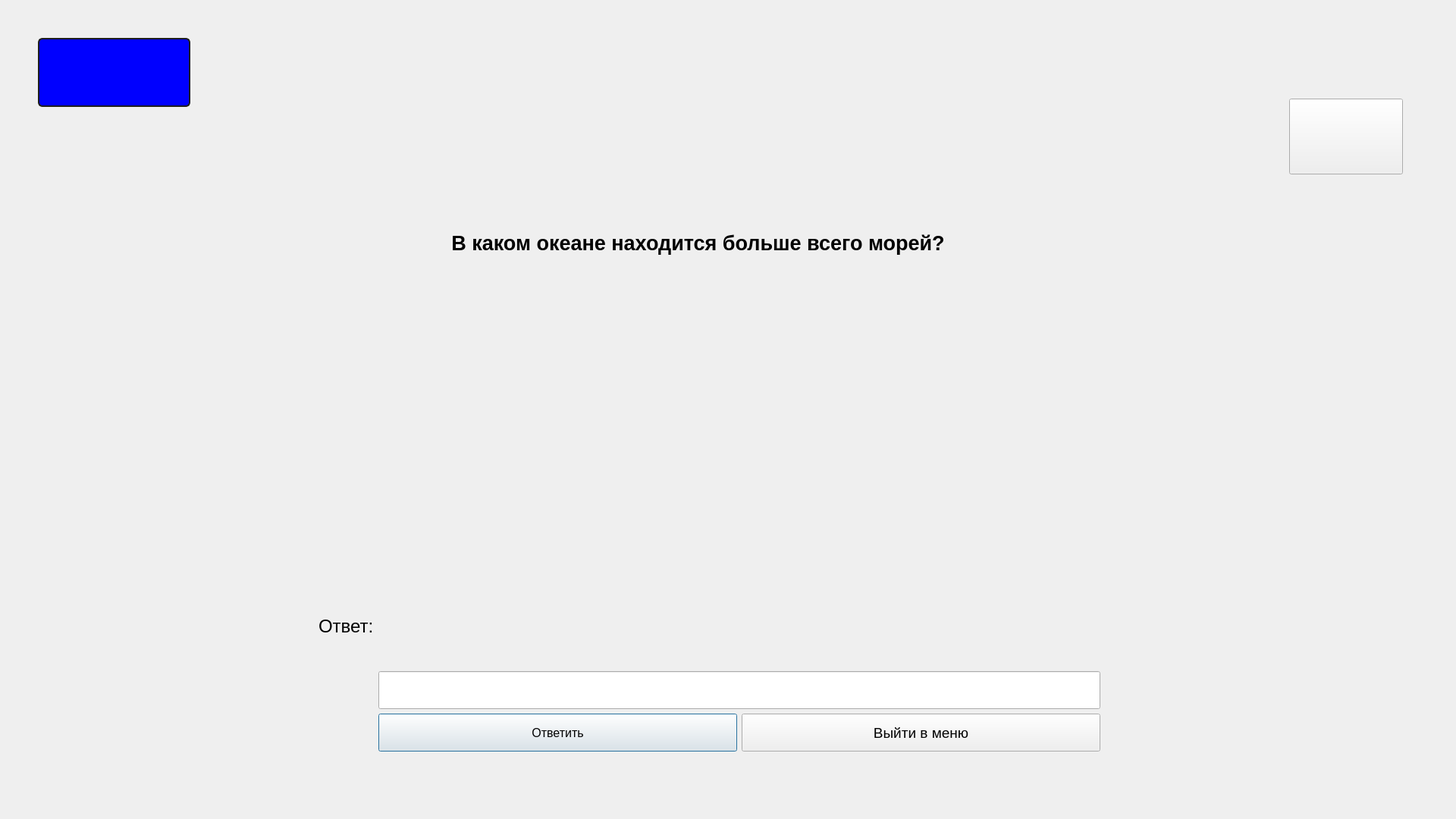
<?xml version="1.0" encoding="UTF-8"?>
<ui version="4.0">
 <class>window132</class>
 <widget class="QDialog" name="window132">
  <property name="geometry">
   <rect>
    <x>0</x>
    <y>0</y>
    <width>1920</width>
    <height>1080</height>
   </rect>
  </property>
  <property name="windowTitle">
   <string>Dialog</string>
  </property>
  <widget class="QLabel" name="label_score">
   <property name="geometry">
    <rect>
     <x>50</x>
     <y>50</y>
     <width>201</width>
     <height>91</height>
    </rect>
   </property>
   <property name="styleSheet">
    <string notr="true">QLabel
{
font-weight: bold;
    color: yellow;
    background-color: blue;
    border-width: 2px;
    border-color: #1e1e1e;
    border-style: solid;
    border-radius: 6;
    padding: 3px;
    font-size: 40px;
    padding-left: 5px;
    padding-right: 5px;
}

QPushButton:pressed
{
    background-color: QLinearGradient( x1: 0, y1: 0, x2: 0, y2: 1, stop: 0 #2d2d2d, stop: 0.1 #2b2b2b, stop: 0.5 #292929, stop: 0.9 #282828, stop: 1 #252525);
}

QPushButton:hover
{
    border: 2px solid QLinearGradient( x1: 0, y1: 0, x2: 0, y2: 1, stop: 0 #ffa02f, stop: 1 #d7801a);
}

QPushButton:focus {
    border-color: yellow;
   outline: none;
}</string>
   </property>
   <property name="text">
    <string/>
   </property>
  </widget>
  <widget class="QStackedWidget" name="stackedWidget">
   <property name="geometry">
    <rect>
     <x>-50</x>
     <y>120</y>
     <width>1920</width>
     <height>1080</height>
    </rect>
   </property>
   <property name="currentIndex">
    <number>0</number>
   </property>
   <widget class="QWidget" name="page">
    <widget class="QLabel" name="label">
     <property name="geometry">
      <rect>
       <x>440</x>
       <y>10</y>
       <width>1061</width>
       <height>381</height>
      </rect>
     </property>
     <property name="font">
      <font>
       <pointsize>20</pointsize>
       <weight>75</weight>
       <bold>true</bold>
      </font>
     </property>
     <property name="text">
      <string>В каком океане находится больше всего морей?</string>
     </property>
     <property name="textFormat">
      <enum>Qt::AutoText</enum>
     </property>
     <property name="scaledContents">
      <bool>false</bool>
     </property>
     <property name="alignment">
      <set>Qt::AlignCenter</set>
     </property>
     <property name="wordWrap">
      <bool>true</bool>
     </property>
    </widget>
    <widget class="QWidget" name="layoutWidget">
     <property name="geometry">
      <rect>
       <x>470</x>
       <y>540</y>
       <width>1031</width>
       <height>331</height>
      </rect>
     </property>
     <layout class="QHBoxLayout" name="horizontalLayout_2">
      <item>
       <widget class="QLabel" name="label_4">
        <property name="minimumSize">
         <size>
          <width>0</width>
          <height>100</height>
         </size>
        </property>
        <property name="font">
         <font>
          <pointsize>18</pointsize>
         </font>
        </property>
        <property name="text">
         <string>Ответ:</string>
        </property>
       </widget>
      </item>
      <item>
       <layout class="QVBoxLayout" name="verticalLayout">
        <item>
         <widget class="QLabel" name="label_result">
          <property name="minimumSize">
           <size>
            <width>0</width>
            <height>200</height>
           </size>
          </property>
          <property name="font">
           <font>
            <pointsize>30</pointsize>
            <weight>75</weight>
            <bold>true</bold>
           </font>
          </property>
          <property name="styleSheet">
           <string notr="true"/>
          </property>
          <property name="text">
           <string/>
          </property>
         </widget>
        </item>
        <item>
         <widget class="QLineEdit" name="lineEdit_answer">
          <property name="minimumSize">
           <size>
            <width>0</width>
            <height>50</height>
           </size>
          </property>
          <property name="font">
           <font>
            <pointsize>20</pointsize>
            <weight>75</weight>
            <bold>true</bold>
           </font>
          </property>
          <property name="text">
           <string/>
          </property>
         </widget>
        </item>
        <item>
         <layout class="QHBoxLayout" name="horizontalLayout">
          <item>
           <widget class="QPushButton" name="pushButton_answer">
            <property name="enabled">
             <bool>true</bool>
            </property>
            <property name="minimumSize">
             <size>
              <width>0</width>
              <height>50</height>
             </size>
            </property>
            <property name="font">
             <font>
              <pointsize>12</pointsize>
             </font>
            </property>
            <property name="text">
             <string>Ответить</string>
            </property>
           </widget>
          </item>
          <item>
           <widget class="QPushButton" name="pushButton_11">
            <property name="minimumSize">
             <size>
              <width>0</width>
              <height>50</height>
             </size>
            </property>
            <property name="font">
             <font>
              <pointsize>14</pointsize>
             </font>
            </property>
            <property name="text">
             <string>Выйти в меню</string>
            </property>
           </widget>
          </item>
         </layout>
        </item>
       </layout>
      </item>
     </layout>
    </widget>
    <widget class="QPushButton" name="show_hit">
     <property name="geometry">
      <rect>
       <x>1750</x>
       <y>10</y>
       <width>150</width>
       <height>100</height>
      </rect>
     </property>
     <property name="text">
      <string/>
     </property>
    </widget>
   </widget>
   <widget class="QWidget" name="page_2">
    <widget class="QPushButton" name="close_hit">
     <property name="geometry">
      <rect>
       <x>1750</x>
       <y>10</y>
       <width>150</width>
       <height>100</height>
      </rect>
     </property>
     <property name="text">
      <string/>
     </property>
    </widget>
   </widget>
   <widget class="QWidget" name="page_3"/>
  </widget>
  <widget class="QLabel" name="label_2">
   <property name="geometry">
    <rect>
     <x>0</x>
     <y>0</y>
     <width>1920</width>
     <height>1080</height>
    </rect>
   </property>
   <property name="text">
    <string/>
   </property>
  </widget>
  <zorder>label_2</zorder>
  <zorder>label_score</zorder>
  <zorder>stackedWidget</zorder>
 </widget>
 <resources/>
 <connections/>
</ui>
